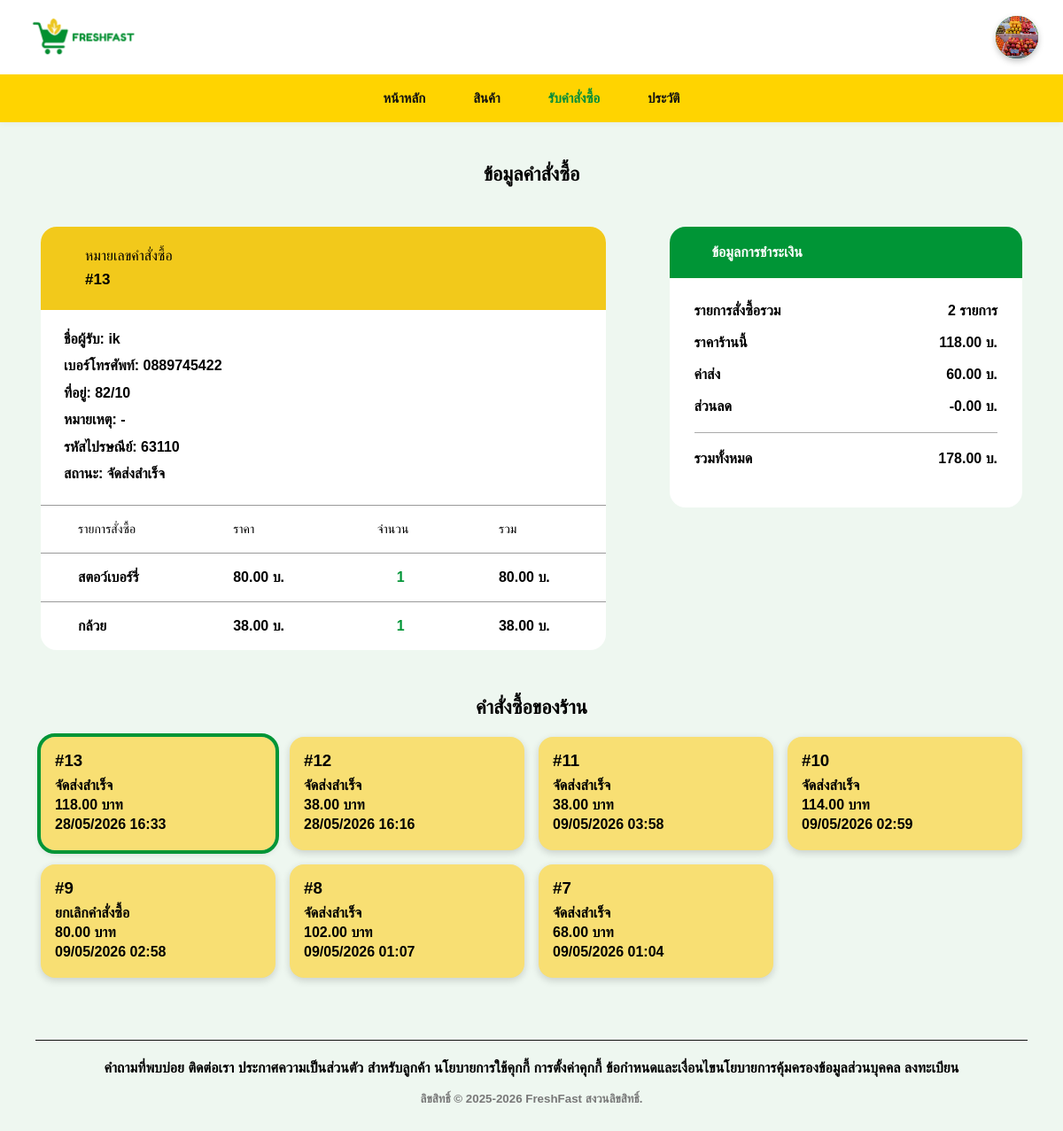
The app's page /shop_order_history_detail.php (signed in) with its own data.
### tables this page shows
CREATE TABLE `shops` (
  `shop_id` int(11) NOT NULL,
  `shop_name` varchar(100) NOT NULL,
  `shop_type` varchar(100) DEFAULT NULL,
  `description` text DEFAULT NULL,
  `stall_number` varchar(20) DEFAULT NULL,
  `shop_image` varchar(255) DEFAULT NULL,
  `status` varchar(30) DEFAULT 'active',
  `owner_id` int(11) DEFAULT NULL,
  `shop_banner` varchar(255) DEFAULT NULL,
  `shop_address` text DEFAULT NULL,
  `shop_phone` varchar(30) DEFAULT NULL,
  `shop_email` varchar(150) DEFAULT NULL,
  `open_days` varchar(50) DEFAULT NULL,
  `open_time` time DEFAULT NULL,
  `close_time` time DEFAULT NULL,
  `auto_schedule` tinyint(1) DEFAULT 0
);

CREATE TABLE `orders` (
  `order_id` int(11) NOT NULL,
  `user_id` int(11) NOT NULL,
  `rider_id` int(11) DEFAULT NULL,
  `status` enum('pending','accepted','delivering','completed','cancelled') DEFAULT 'pending',
  `receiver_name` varchar(150) NOT NULL,
  `phone` varchar(20) NOT NULL,
  `postal_code` varchar(10) DEFAULT NULL,
  `note` text DEFAULT NULL,
  `delivery_address` varchar(255) DEFAULT NULL,
  `delivery_lat` decimal(10,8) DEFAULT NULL,
  `delivery_lng` decimal(11,8) DEFAULT NULL,
  `subtotal` decimal(10,2) NOT NULL DEFAULT 0.00,
  `delivery_fee` decimal(10,2) NOT NULL DEFAULT 60.00,
  `discount` decimal(10,2) NOT NULL DEFAULT 0.00,
  `total_amount` decimal(10,2) NOT NULL DEFAULT 0.00,
  `created_at` timestamp NOT NULL DEFAULT current_timestamp()
);

CREATE TABLE `order_items` (
  `order_item_id` int(11) NOT NULL,
  `order_id` int(11) NOT NULL,
  `product_id` int(11) NOT NULL,
  `product_name` varchar(150) NOT NULL,
  `quantity` int(11) DEFAULT 1,
  `price` decimal(10,2) DEFAULT NULL,
  `line_total` decimal(10,2) NOT NULL DEFAULT 0.00,
  `shop_name` varchar(150) DEFAULT NULL
);

### shop_order_history_detail.php (the view, shortened to what this page needs)
<?php
require_once "db.php";
function e($v) {
    return htmlspecialchars((string)$v, ENT_QUOTES, 'UTF-8');
}
function statusThai($status) {
    switch ($status) {
        case 'completed': return 'จัดส่งสำเร็จ';
        case 'cancelled': return 'ยกเลิกคำสั่งซื้อ';
    }
}
$shopId = $_SESSION['shop_id'] ?? 0;
$stmt = $conn->prepare("
    SELECT *
    FROM shops
    WHERE shop_id = ?
    LIMIT 1
");
$stmt->bind_param("i", $shopId);
$stmt->execute();
$shop = $stmt->get_result()->fetch_assoc();
$shopName = $shop['shop_name'];
$shopImage = "";
if (
    !empty($shop['shop_image']) &&
    file_exists($shop['shop_image'])
) {
    $shopImage = $shop['shop_image'];
}
$selectedOrderId = (int)($_GET['order_id'] ?? 0);
$stmt = $conn->prepare("
    SELECT
        o.order_id,
        o.receiver_name,
        o.phone,
        o.delivery_address,
        o.postal_code,
        o.note,
        o.status,
        o.subtotal,
        o.delivery_fee,
        o.discount,
        o.total_amount,
        o.created_at,
        SUM(oi.line_total) AS shop_total,
        COUNT(oi.order_item_id) AS item_count
    FROM orders o
    INNER JOIN order_items oi ON o.order_id = oi.order_id
    WHERE oi.shop_name = ?
    GROUP BY o.order_id
    ORDER BY o.created_at DESC
");
$stmt->bind_param("s", $shopName);
$stmt->execute();
$orders = $stmt->get_result();
if ($selectedOrderId <= 0 && $orders->num_rows > 0) {
    $first = $orders->fetch_assoc();
    $selectedOrderId = (int)$first['order_id'];
    $orders->data_seek(0);
}
$selectedOrder = null;
$items = null;
if ($selectedOrderId > 0) {
    $stmt = $conn->prepare("
        SELECT
            o.order_id,
            o.receiver_name,
            o.phone,
            o.delivery_address,
            o.postal_code,
            o.note,
            o.status,
            o.subtotal,
            o.delivery_fee,
            o.discount,
            o.total_amount,
            o.created_at,
            SUM(oi.line_total) AS shop_total,
            COUNT(oi.order_item_id) AS item_count
        FROM orders o
        INNER JOIN order_items oi ON o.order_id = oi.order_id
        WHERE o.order_id = ?
        AND oi.shop_name = ?
        GROUP BY o.order_id
        LIMIT 1
    ");
    $stmt->bind_param("is", $selectedOrderId, $shopName);
    $stmt->execute();
    $selectedOrder = $stmt->get_result()->fetch_assoc();
    $stmt = $conn->prepare("
        SELECT *
        FROM order_items
        WHERE order_id = ?
        AND shop_name = ?
        ORDER BY order_item_id ASC
    ");
    $stmt->bind_param("is", $selectedOrderId, $shopName);
    $stmt->execute();
    $items = $stmt->get_result();
}
?>
<!DOCTYPE html>
<html lang="th">
<head>
</head>
<body>
<header class="header">
    <div class="logo">
    <img src="assets/images/logo_ok.png" alt="FreshFast">
    </div>
    <div class="profile-menu">
        <button class="profile-btn" id="profileBtn">
        <?php if (!empty($shopImage)): ?>
            <img src="<?= e($shopImage) ?>?v=<?= time() ?>" alt="profile">
        <?php endif; ?>
        </button>
    </div>
</header>
<nav class="nav">
    <a href="shop_home.php">หน้าหลัก</a>
    <a href="shop_products.php">สินค้า</a>
    <a href="shop_orders.php" class="active">รับคำสั่งซื้อ</a>
    <a href="shop_sales_history.php">ประวัติ</a>
</nav>
<div class="page-title">ข้อมูลคำสั่งซื้อ</div>
<?php if (!$selectedOrder): ?>
<div class="empty">ยังไม่มีคำสั่งซื้อของร้านนี้</div>
<?php else: ?>
<section class="main-wrap">
    <div class="order-card">
        <div class="order-head">
            <p>หมายเลขคำสั่งซื้อ</p>
            <h2>#<?= e($selectedOrder['order_id']) ?></h2>
        </div>
        <div class="receiver">
            ชื่อผู้รับ: <?= e($selectedOrder['receiver_name']) ?><br>
            เบอร์โทรศัพท์: <?= e($selectedOrder['phone']) ?><br>
            ที่อยู่: <?= e($selectedOrder['delivery_address']) ?><br>
            หมายเหตุ: <?= e($selectedOrder['note'] ?: '-') ?><br>
            รหัสไปรษณีย์: <?= e($selectedOrder['postal_code'] ?: '-') ?><br>
            สถานะ: <?= e(statusThai($selectedOrder['status'])) ?>
        </div>
        <table class="order-table">
            <thead>
                <tr>
                    <th>รายการสั่งซื้อ</th>
                    <th>ราคา</th>
                    <th>จำนวน</th>
                    <th>รวม</th>
                </tr>
            </thead>
            <tbody>
            <?php while($item = $items->fetch_assoc()): ?>
                <tr>
                    <td><?= e($item['product_name']) ?></td>
                    <td><?= number_format((float)$item['price'], 2) ?> บ.</td>
                    <td class="qty"><?= number_format((int)$item['quantity']) ?></td>
                    <td><?= number_format((float)$item['line_total'], 2) ?> บ.</td>
                </tr>
            <?php endwhile; ?>
            </tbody>
        </table>
    </div>
    <div>
        <div class="payment-card">
            <div class="payment-head">ข้อมูลการชำระเงิน</div>
            <div class="payment-body">
                <div class="pay-row">
                    <span>รายการสั่งซื้อรวม</span>
                    <span><?= number_format((int)$selectedOrder['item_count']) ?> รายการ</span>
                </div>
                <div class="pay-row">
                    <span>ราคาร้านนี้</span>
                    <span><?= number_format((float)$selectedOrder['shop_total'], 2) ?> บ.</span>
                </div>
                <div class="pay-row">
                    <span>ค่าส่ง</span>
                    <span><?= number_format((float)$selectedOrder['delivery_fee'], 2) ?> บ.</span>
                </div>
                <div class="pay-row">
                    <span>ส่วนลด</span>
                    <span>-<?= number_format((float)$selectedOrder['discount'], 2) ?> บ.</span>
                </div>
                <div class="line"></div>
                <div class="pay-row">
                    <span>รวมทั้งหมด</span>
                    <span><?= number_format((float)$selectedOrder['total_amount'], 2) ?> บ.</span>
                </div>
            </div>
        </div>
    </div>
</section>
<section class="list-zone">
    <div class="list-title">คำสั่งซื้อของร้าน</div>
    <div class="order-list">
        <?php while($o = $orders->fetch_assoc()): ?>
            <a class="order-mini <?= (int)$o['order_id'] === $selectedOrderId ? 'active' : '' ?>"
               href="shop_orders.php?order_id=<?= e($o['order_id']) ?>">
                <h3>#<?= e($o['order_id']) ?></h3>
                <p><?= e(statusThai($o['status'])) ?></p>
                <p><?= number_format((float)$o['shop_total'], 2) ?> บาท</p>
                <p><?= date("d/m/Y H:i", strtotime($o['created_at'])) ?></p>
            </a>
        <?php endwhile; ?>
    </div>
</section>
<?php endif; ?>
<footer class="footer">
    <div class="footer-line">
        คำถามที่พบบ่อย ติดต่อเรา ประกาศความเป็นส่วนตัว สำหรับลูกค้า นโยบายการใช้คุกกี้
        การตั้งค่าคุกกี้ ข้อกำหนดและเงื่อนไขนโยบายการคุ้มครองข้อมูลส่วนบุคคล ลงทะเบียน
        <small>ลิขสิทธิ์ © 2025-2026 FreshFast สงวนลิขสิทธิ์.</small>
    </div>
</footer>
</body>
</html>

### shop_order_history_detail.php (style rules this page uses)
* { box-sizing:border-box; font-family:Arial,sans-serif; }
body { margin:0; background:#eef7f0; color:#000; }
.header { height:84px; background:#fff; display:flex; align-items:center; justify-content:space-between; padding:0 28px; box-shadow:0 2px 10px rgba(0,0,0,.04); }
.logo img { height:54px; display:block; }
.profile-menu { position:relative; }
.profile-btn { width:48px; height:48px; border:none; padding:0; border-radius:50%; overflow:hidden; cursor:pointer; background:none; box-shadow:0 4px 12px rgba(0,0,0,.15); }
.profile-btn img { width:100%; height:100%; object-fit:cover; }
.nav { height:54px; background:#ffd400; display:flex; align-items:center; justify-content:center; gap:54px; box-shadow:0 2px 6px rgba(0,0,0,.04); }
.nav a { text-decoration:none; color:#111; font-weight:700; font-size:15px; transition:.2s; }
.nav a.active { color:#008c3a; }
.logo { display:flex;align-items:center;gap:10px;color:#008c3a;font-size:18px;font-weight:700 }
.profile-btn { width:48px;height:48px;border-radius:50%;background:#009536;color:white;display:grid;place-items:center;font-size:28px;text-decoration:none;box-shadow:0 3px 7px rgba(0,0,0,.25) }
.nav a.active { color:#008c3a }
.page-title { text-align:center;font-size:22px;font-weight:700;margin:46px 0 }
.main-wrap { display:grid;grid-template-columns:1.6fr 1fr;gap:72px;padding:0 46px 52px }
.order-card { background:#fff;border-radius:18px;overflow:hidden }
.order-head { background:#f2c91b;padding:24px 50px }
.order-head p { margin:0 0 8px;font-weight:500 }
.order-head h2 { margin:0;font-size:17px }
.receiver { padding:18px 26px 8px;font-weight:700;line-height:1.9 }
.order-table { width:100%;border-collapse:collapse;margin-top:12px }
.order-table th,.order-table td { padding:18px 42px;border-top:1px solid #999;text-align:left;font-weight:700 }
.order-table th { font-size:14px;font-weight:500 }
.order-table .qty { color:#009536;text-align:center }
.payment-card { background:#fff;border-radius:18px;overflow:hidden;height:max-content }
.payment-head { background:#009536;color:white;padding:20px 48px;font-weight:700 }
.payment-body { padding:28px 28px }
.pay-row { display:flex;justify-content:space-between;margin-bottom:18px;font-weight:700 }
.line { border-top:1px solid #aaa;margin:20px 0 }
.list-zone { padding:0 46px 50px }
.list-title { text-align:center;font-size:22px;font-weight:700;margin-bottom:20px }
.order-list { display:grid;grid-template-columns:repeat(4,1fr);gap:16px }
.order-mini { background:#f8df73;border-radius:16px;padding:16px;text-decoration:none;color:#000;box-shadow:0 3px 8px rgba(0,0,0,.16) }
.order-mini.active { outline:4px solid #009536 }
.order-mini h3 { margin:0 0 8px }
.order-mini p { margin:4px 0;font-weight:600 }
.footer { padding:20px 40px 40px;text-align:center;font-weight:700 }
.footer-line { border-top:1px solid #111;padding-top:22px }
.footer small { display:block;margin-top:18px;color:#777 }

### records on screen
shops: shop_image (picture)
orders: order_id "13", receiver_name "ik", phone "0889745422", delivery_address "82/10", note "-", postal_code "63110", status "จัดส่งสำเร็จ", delivery_fee "60.00", discount "0.00", total_amount "178.00", shop_total "118.00", created_at "28/05/2026 16:33"
order_items: product_name "สตอว์เบอร์รี่", price "80.00", quantity "1", line_total "80.00"
order_items: product_name "กล้วย", price "38.00", quantity "1", line_total "38.00"
orders: order_id "12", status "จัดส่งสำเร็จ", shop_total "38.00", created_at "28/05/2026 16:16"
orders: order_id "11", status "จัดส่งสำเร็จ", shop_total "38.00", created_at "09/05/2026 03:58"
orders: order_id "10", status "จัดส่งสำเร็จ", shop_total "114.00", created_at "09/05/2026 02:59"
orders: order_id "9", status "ยกเลิกคำสั่งซื้อ", shop_total "80.00", created_at "09/05/2026 02:58"
orders: order_id "8", status "จัดส่งสำเร็จ", shop_total "102.00", created_at "09/05/2026 01:07"
orders: order_id "7", status "จัดส่งสำเร็จ", shop_total "68.00", created_at "09/05/2026 01:04"

### other values on screen
$selectedOrder['item_count'] "2"
$selectedOrder['shop_total'] "118.00"
